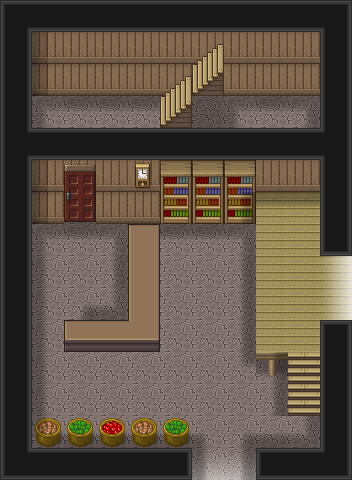

The image is a tile-based game level rendered from a .tmx file. Its description and complete source (layers, tilesets, objects, tile grids) follow:
An orthogonal 11x15 tile map with 32x32 px tiles, 6 tile layers (Ground, Walls and Furniture, Foreground and Overlays, counter, ...), 4 tilesets and 8 objects (somewhere-cg-exit-s, somewhere-cg-exit-e, wall-e-1, wall-e-2, throden).

<map version="1.11" tiledversion="1.11.2" orientation="orthogonal" renderorder="right-down" width="11" height="15" tilewidth="32" tileheight="32" infinite="0" nextlayerid="9" nextobjectid="12">
 <tileset firstgid="1" source="../[Base]BaseChip_pipo.tsx" />
 <tileset firstgid="1001" source="../[A]Wall-Up_pipo.tsx" />
 <tileset firstgid="1097" source="../[Town]MageCity_cc0.tsx" />
 <tileset firstgid="1449" source="../[A]LightShadow_pipo.tsx" />
 <imagelayer id="6" name="Image Layer 1" offsetx="0" offsety="128">
  <image source="../vtt-maps/Interiors/Copper General.webp" width="352" height="352" />
 </imagelayer>
 <layer id="1" name="Ground" width="11" height="15">
  <data encoding="csv">
0,0,0,0,0,0,0,0,0,0,0,
0,0,0,0,0,0,0,0,0,0,0,
0,0,0,0,0,0,0,0,0,0,0,
0,323,323,323,323,323,323,323,323,323,0,
0,0,0,0,0,0,0,0,0,0,0,
0,0,0,0,323,323,323,323,323,323,0,
0,0,323,0,0,0,0,0,0,323,0,
0,323,323,323,323,323,323,323,323,323,0,
0,323,323,323,323,323,323,323,323,323,299,
0,323,323,323,323,323,323,323,323,323,299,
0,323,323,323,323,323,323,323,323,323,0,
0,323,323,323,323,323,323,323,323,323,0,
0,323,323,323,323,323,323,323,323,323,0,
0,323,323,323,323,323,323,323,323,323,0,
0,0,0,0,0,0,323,323,0,0,0
</data>
 </layer>
 <layer id="2" name="Walls and Furniture" width="11" height="15">
  <data encoding="csv">
0,0,0,0,0,0,0,0,0,0,0,
0,357,354,354,354,354,354,354,354,354,0,
0,365,362,362,362,362,362,362,362,362,0,
0,0,0,0,0,0,0,0,0,0,0,
0,0,0,0,0,0,0,0,0,0,0,
0,357,354,354,354,716,716,716,354,354,0,
0,365,1457,362,362,724,724,724,362,362,0,
0,0,0,0,677,0,0,0,0,0,0,
0,0,0,0,685,0,0,0,0,0,0,
0,0,0,0,685,0,0,0,0,0,0,
0,0,678,679,695,0,0,0,0,0,0,
0,0,0,0,0,0,0,0,0,0,0,
0,0,0,0,0,0,0,0,0,0,0,
0,880,879,878,880,879,0,0,0,0,0,
0,0,0,0,0,0,0,0,0,0,0
</data>
 </layer>
 <layer id="5" name="Foreground and Overlays" width="11" height="15">
  <data encoding="csv">
0,0,0,0,0,0,0,0,0,0,0,
0,0,0,0,0,0,319,0,0,0,0,
0,0,0,0,0,319,327,0,0,0,0,
0,0,0,0,0,327,0,0,0,0,0,
0,0,0,0,0,0,0,0,0,0,0,
0,0,408,0,809,0,0,0,0,0,0,
0,0,416,0,0,0,0,0,226,226,0,
0,0,0,0,677,0,0,0,226,226,0,
0,0,0,0,685,0,0,0,226,226,226,
0,0,0,0,685,0,0,0,226,226,226,
0,0,678,679,695,0,0,0,226,226,0,
0,0,0,0,0,0,0,0,234,338,0,
0,0,0,0,0,0,0,0,0,346,0,
0,0,0,0,0,0,0,0,0,0,0,
0,0,0,0,0,0,0,0,0,0,0
</data>
 </layer>
 <layer id="8" name="counter" width="11" height="15">
  <properties>
   <property name="z" type="int" value="2" />
  </properties>
  <data encoding="csv">
0,0,0,0,0,0,0,0,0,0,0,
0,0,0,0,0,0,0,0,0,0,0,
0,0,0,0,0,0,0,0,0,0,0,
0,0,0,0,0,0,0,0,0,0,0,
0,0,0,0,0,0,0,0,0,0,0,
0,0,0,0,0,0,0,0,0,0,0,
0,0,0,0,0,0,0,0,0,0,0,
0,0,0,0,677,0,0,0,0,0,0,
0,0,0,0,685,0,0,0,0,0,0,
0,0,0,0,685,0,0,0,0,0,0,
0,0,678,679,695,0,0,0,0,0,0,
0,0,0,0,0,0,0,0,0,0,0,
0,0,0,0,0,0,0,0,0,0,0,
0,0,0,0,0,0,0,0,0,0,0,
0,0,0,0,0,0,0,0,0,0,0
</data>
 </layer>
 <layer id="3" name="Wall Tops" width="11" height="15">
  <properties>
   <property name="z" type="int" value="64" />
  </properties>
  <data encoding="csv">
1057,1051,1051,1051,1051,1051,1051,1051,1051,1051,1058,
1061,0,0,0,0,0,0,0,0,0,1061,
1061,0,0,0,0,0,0,0,0,0,1061,
1061,0,0,0,0,0,0,0,0,0,1061,
1059,1051,1051,1051,1051,1051,1051,1051,1051,1051,1068,
1061,0,359,0,0,0,0,0,0,0,1061,
1061,0,0,0,0,0,0,0,0,0,1061,
1061,0,0,0,0,0,0,0,0,0,1069,
1061,0,0,0,0,0,0,0,0,0,1515,
1061,0,0,0,0,0,0,0,0,0,1515,
1061,0,0,0,0,0,0,0,0,0,1053,
1061,0,0,0,0,0,0,0,0,0,1061,
1061,0,0,0,0,0,0,0,0,0,1061,
1061,0,0,0,0,0,0,0,0,0,1061,
1065,1051,1051,1051,1051,1052,1505,1505,1050,1051,1066
</data>
 </layer>
 <objectgroup id="4" name="Object Layer 1">
  <object id="2" name="somewhere-cg-exit-s" x="192" y="448" width="64" height="32">
   <properties>
    <property name="dest" value="somewhere-district-1" />
    <property name="destX" type="float" value="22" />
    <property name="destY" type="float" value="39" />
   </properties>
  </object>
  <object id="3" name="somewhere-cg-exit-e" x="320" y="256" width="32" height="64">
   <properties>
    <property name="dest" value="somewhere-district-1" />
    <property name="destX" type="float" value="26" />
    <property name="destY" type="float" value="33" />
   </properties>
  </object>
  <object id="5" x="0" y="0" width="32" height="480">
   <properties>
    <property name="collision" type="bool" value="true" />
   </properties>
  </object>
  <object id="7" name="wall-e-1" x="320" y="0" width="32" height="256">
   <properties>
    <property name="collision" type="bool" value="true" />
   </properties>
  </object>
  <object id="8" name="wall-e-2" x="320" y="320" width="32" height="160">
   <properties>
    <property name="collision" type="bool" value="true" />
   </properties>
  </object>
  <object id="9" x="256" y="448" width="64" height="32">
   <properties>
    <property name="collision" type="bool" value="true" />
   </properties>
  </object>
  <object id="10" x="32" y="448" width="160" height="32">
   <properties>
    <property name="collision" type="bool" value="true" />
   </properties>
  </object>
  <object id="11" name="throden" x="96" y="320">
   <point />
  </object>
 </objectgroup>
 <layer id="7" name="Shadows" width="11" height="15">
  <data encoding="csv">
0,0,0,0,0,0,0,0,0,0,0,
0,0,0,0,0,0,0,0,0,0,0,
0,0,0,0,0,0,0,0,0,0,0,
0,1478,1479,1479,1479,0,1457,1478,1479,1480,0,
0,0,0,0,0,0,0,0,0,0,0,
0,0,0,0,0,1479,1479,1479,0,0,0,
0,0,0,0,0,0,0,1488,1479,1479,0,
0,1478,1479,1480,0,1479,1479,1480,0,0,0,
0,1486,0,1488,0,0,0,1488,0,0,1515,
0,1486,1476,1496,0,0,0,1488,0,0,1515,
0,1486,0,0,0,0,0,1488,0,0,0,
0,1486,0,0,0,0,0,1484,1488,0,0,
0,1486,0,0,0,0,0,0,1488,0,0,
0,1494,1495,1495,1495,1495,1477,1476,1495,1496,0,
0,0,0,0,0,0,1486,1488,0,0,0
</data>
 </layer>
</map>
